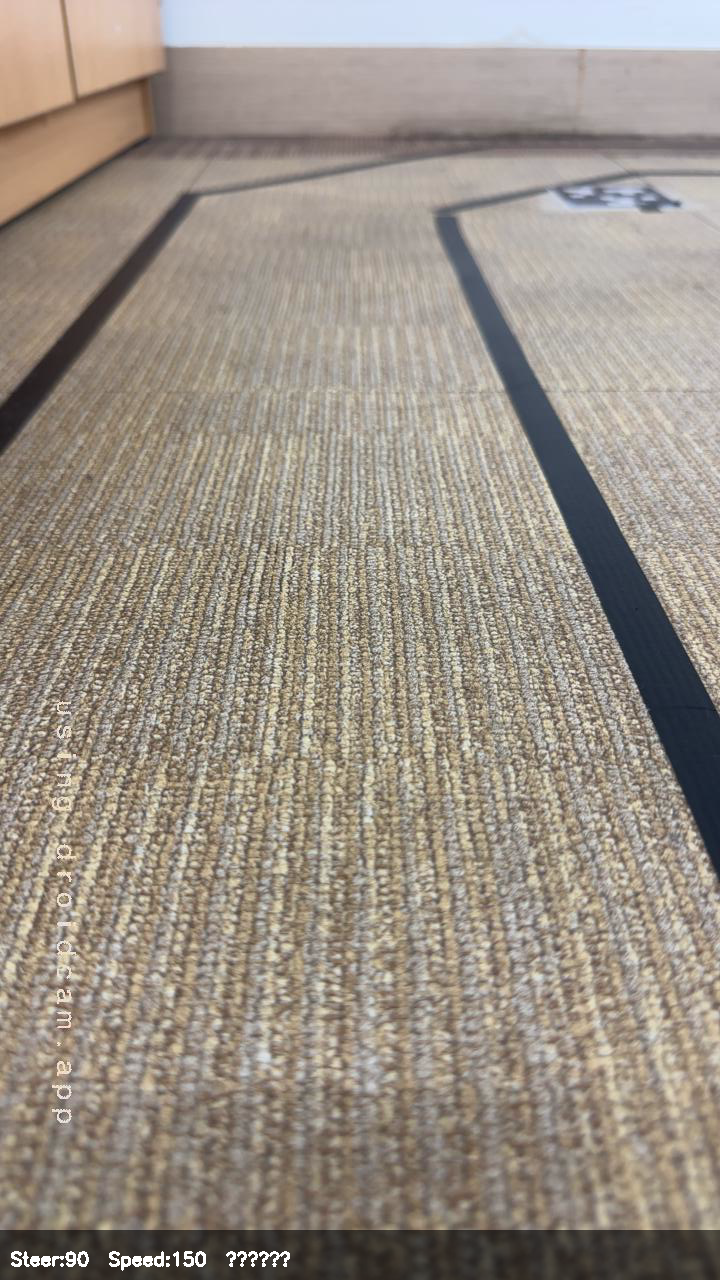
#> input picture Chapter/Chapter07/7-3/recordings/video/train_000037_090.png, 720 x 1280 px, found by its file name; its folder holds only this picture in this run
$ python debug_lane_v2.py
#> lines starting #> are read from the running program, lines starting #| are printed output that depends on the picture; after the words box and inside, x2 and y2 are one past the last pixel; in counts of white or black regions, pixels touching at a corner belong together
import cv2
import numpy as np
import os
import random
import json
import matplotlib

VIDEO_DIR = r"video"
ANNOT_FILE = r"annotations.json"

if os.path.exists(ANNOT_FILE):
    with open(ANNOT_FILE, "r") as f:
#> (reads Chapter/Chapter07/7-3/self-driving/self-driving3/annotations.json from the repository)
#> in main, frame is the input picture: shape (1280, 720, 3); mean B, G, R 133.7, 144.4, 153.5
        ANNOTATIONS = json.load(f)
else:
    ANNOTATIONS = {}


def preprocess(frame):
    cropped = frame.copy()
    gray = cv2.cvtColor(cropped, cv2.COLOR_BGR2GRAY)
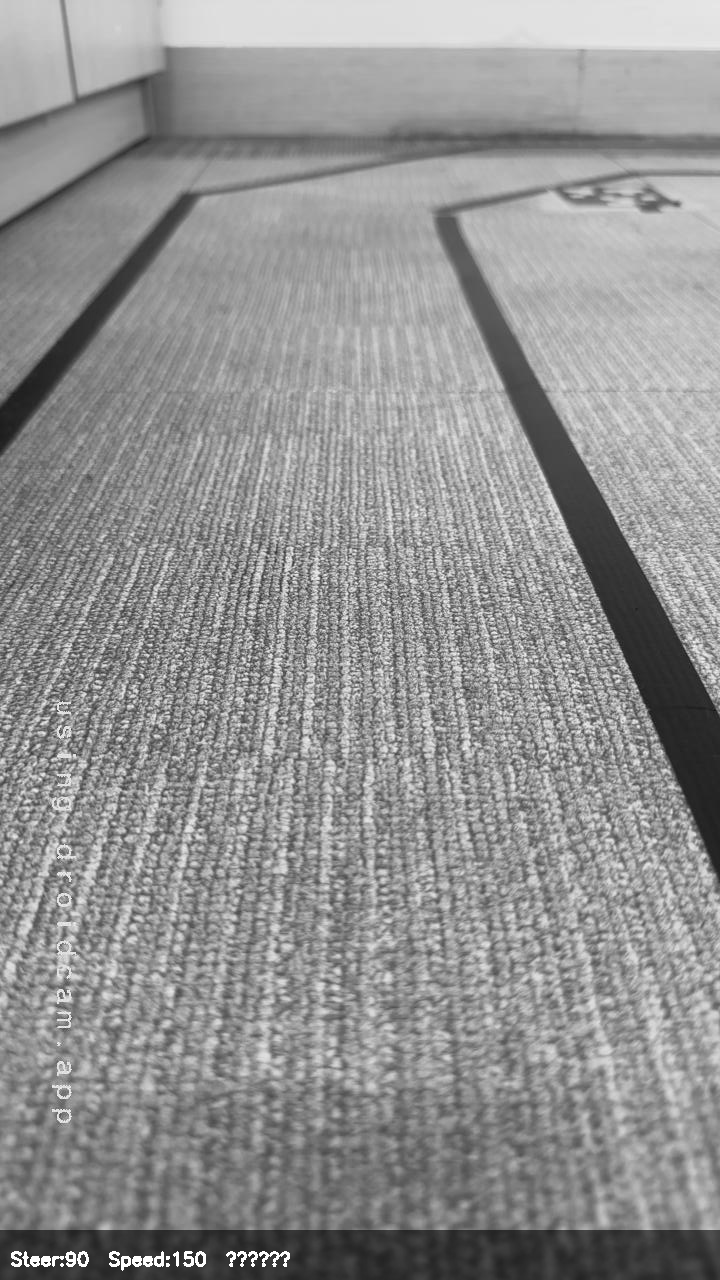
#> gray: shape (1280, 720); min 16, max 255, mean 145.8
    blur = cv2.GaussianBlur(gray, (3, 3), 0)
    clahe = cv2.createCLAHE(clipLimit=3.0, tileGridSize=(8, 8))
    enhanced = clahe.apply(blur)
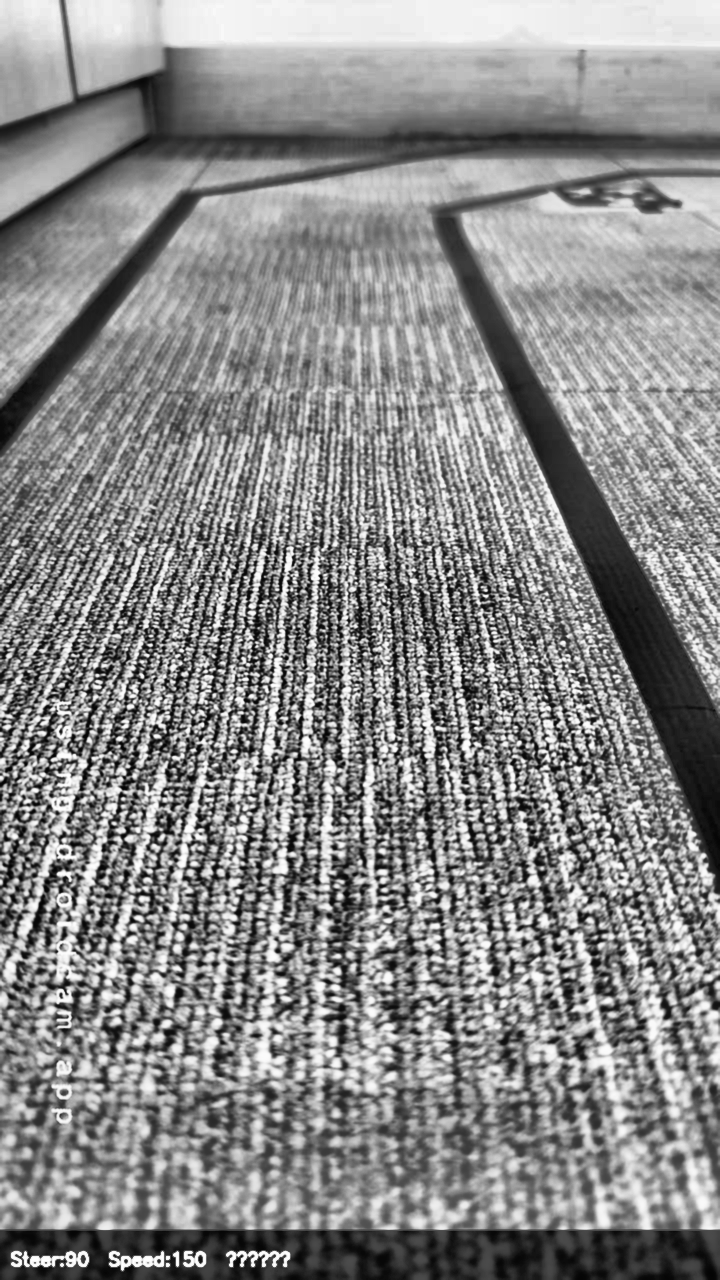
#> enhanced: shape (1280, 720); min 2, max 255, mean 136.4
    dark_thresh = int(np.percentile(enhanced, 15))
#> dark_thresh = 60
    _, thresh = cv2.threshold(enhanced, dark_thresh, 255, cv2.THRESH_BINARY_INV)
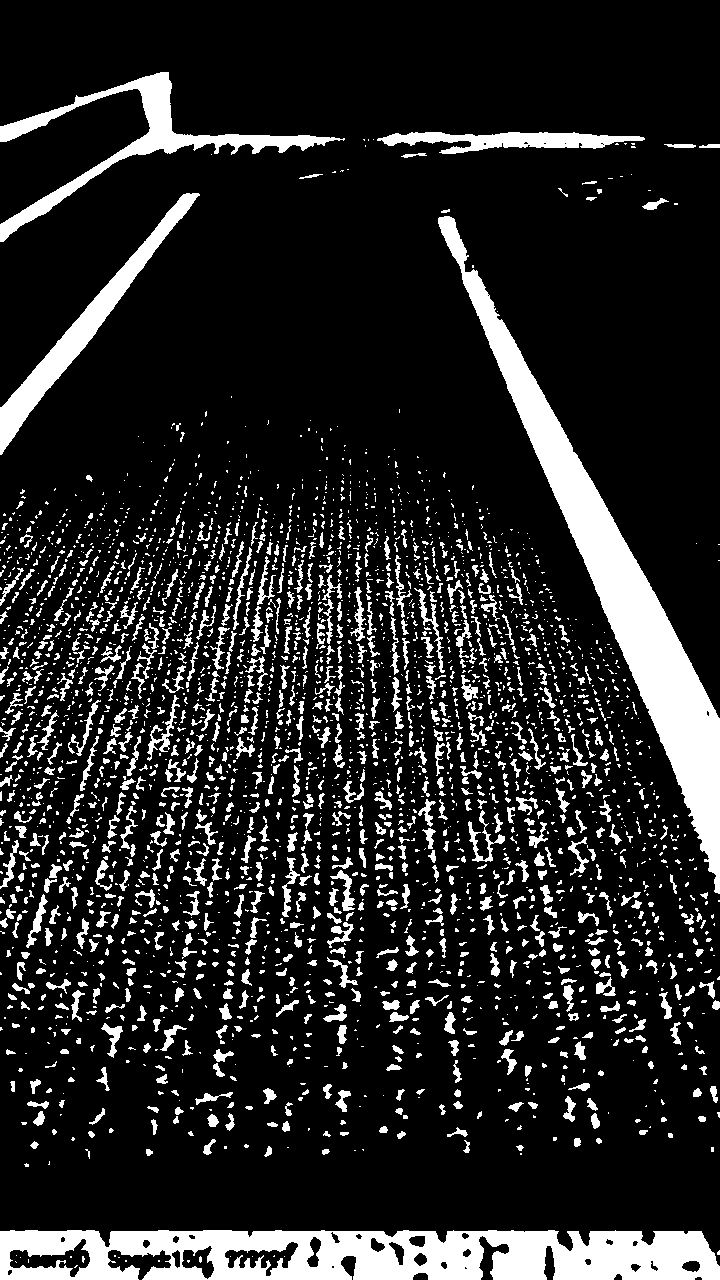
#> thresh: shape (1280, 720); 15.3% white; 3006 white regions (2024 under 20 px), largest, box (x1, y1, x2, y2) and area: (0, 1230, 720, 1280) 27952, (438, 216, 720, 894) 26621, (0, 72, 345, 242) 7450
    return cropped, gray, blur, enhanced, thresh, dark_thresh


# [22 lines left out: function draw_annotations, not called in this run]


def detect_and_draw(frame):
    cropped, gray, blur, enhanced, thresh, dark_thresh = preprocess(frame)
#> dark_thresh = 60
    crop_h, crop_w = cropped.shape[:2]
#> crop_h = 1280; crop_w = 720
    mid_x = crop_w // 2
#> mid_x = 360
    min_tape_width = 50
    scan_ys = np.linspace(20, crop_h - 20, 16).astype(int)

    left_inner = []
    right_inner = []
    debug_img = cv2.cvtColor(thresh, cv2.COLOR_GRAY2BGR)
    cv2.line(debug_img, (mid_x, 0), (mid_x, crop_h), (128, 128, 128), 1)
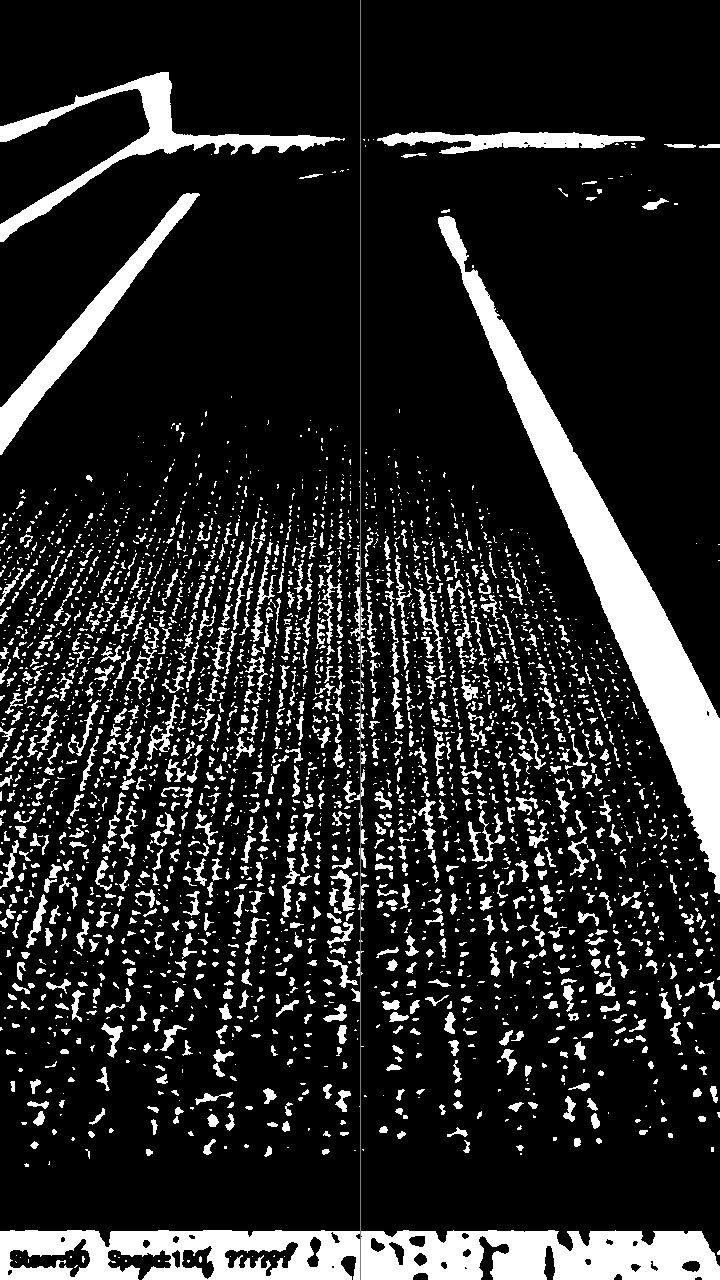
#> debug_img: shape (1280, 720, 3); min 0, max 255, mean 39

    print(f"  crop: {crop_w}x{crop_h}, mid_x={mid_x}, dark_thresh={dark_thresh}, min_tape={min_tape_width}")
#|   crop: 720x1280, mid_x=360, dark_thresh=60, min_tape=50

    for sy in scan_ys:
        row = thresh[sy, :]
        white_count = int(np.sum(row > 0))

        white_runs = []
        x = 0
        while x < crop_w:
            if row[x] > 0:
                start = x
                while x < crop_w and row[x] > 0:
                    x += 1
                white_runs.append((start, x - 1, x - start))
            else:
                x += 1

        lx = None
        x = mid_x
        while x >= 0:
            if row[x] > 0:
                run_end = x
                while x >= 0 and row[x] > 0:
                    x -= 1
                run_start = x + 1
                run_len = run_end - run_start + 1
                if run_len >= min_tape_width:
                    lx = run_end
                    break
            x -= 1

        rx = None
        x = mid_x
        while x < crop_w:
            if row[x] > 0:
                run_start = x
                while x < crop_w and row[x] > 0:
                    x += 1
                run_end = x - 1
                run_len = run_end - run_start + 1
                if run_len >= min_tape_width:
                    rx = run_start
                    break
            x += 1

        runs_str = " ".join([f"[{s}-{e}:w{w}]" for s, e, w in white_runs])
        lx_str = f"x={lx}" if lx is not None else "FAIL"
        rx_str = f"x={rx}" if rx is not None else "FAIL"
        print(f"  y={sy:3d} white={white_count:3d} runs={len(white_runs)} {runs_str}")
        print(f"         L: {lx_str}  R: {rx_str}")

        if lx is not None:
            left_inner.append((lx, sy))
            cv2.circle(debug_img, (lx, sy), 6, (0, 255, 255), -1)
        if rx is not None:
            right_inner.append((rx, sy))
            cv2.circle(debug_img, (rx, sy), 6, (255, 0, 255), -1)
#> this loop made 16 passes
#> white_count on passes 1 to 12: 0, 44, 19, 27, 60, 58, 81, 173, 197, 170, 139, 109
#> (printed output is left out)
#> debug_img: shape (1280, 720, 3); 0.04% of pixels changed, all inside (x1, y1, x2, y2) = (421, 592, 642, 1267)
#> after the loop, left_inner = []; right_inner = [(600, 598), (635, 681), (427, 1260)]

    print(f"  Result: L={len(left_inner)} R={len(right_inner)}")
#|   Result: L=0 R=3

    def filter_outliers(points, max_dev=15):
        if len(points) < 4:
            return points, []
        pts = np.array(points)
        xs, ys = pts[:, 0].astype(float), pts[:, 1].astype(float)
        coeffs = np.polyfit(ys, xs, 1)
        predicted = np.polyval(coeffs, ys)
        deviations = np.abs(xs - predicted)
        median_dev = np.median(deviations)
        if median_dev < 1:
            median_dev = 1
        mask = deviations < max(max_dev, median_dev * 3)
        filtered = [points[i] for i in range(len(points)) if mask[i]]
        outliers = [points[i] for i in range(len(points)) if not mask[i]]
        return filtered, outliers

    left_inner, left_outliers = filter_outliers(left_inner)
#> left_outliers = []
    right_inner, right_outliers = filter_outliers(right_inner)
#> right_outliers = []

    for px, py in left_outliers + right_outliers:
        cv2.drawMarker(debug_img, (int(px), int(py)), (0, 0, 255),
                       cv2.MARKER_TILTED_CROSS, 12, 2)
#> this loop made 0 passes
    for lx, ly in left_inner:
        cv2.circle(debug_img, (int(lx), int(ly)), 6, (0, 255, 255), -1)
    for rx, ry in right_inner:
        cv2.circle(debug_img, (int(rx), int(ry)), 6, (255, 0, 255), -1)
#> this loop made 3 passes

    if left_outliers or right_outliers:
        print(f"    Outliers removed: L={len(left_outliers)} R={len(right_outliers)}")
    print(f"  After filter: L={len(left_inner)} R={len(right_inner)}")
#|   After filter: L=0 R=3

    steer = 90
    if len(left_inner) >= 3 and len(right_inner) >= 3:
        n = min(len(left_inner), len(right_inner))
        lx_arr = np.array([p[0] for p in left_inner[:n]])
        rx_arr = np.array([p[0] for p in right_inner[:n]])
        ys_arr = np.array([p[1] for p in left_inner[:n]])
        center_xs = (lx_arr + rx_arr) / 2.0

        top_cx, bot_cx = center_xs[0], center_xs[-1]
        top_y, bot_y = ys_arr[0], ys_arr[-1]
        cv2.line(debug_img, (int(top_cx), int(top_y)), (int(bot_cx), int(bot_y)), (0, 165, 255), 3)
        cv2.line(debug_img, (mid_x, 0), (mid_x, crop_h), (128, 128, 128), 2)

        dx = bot_cx - top_cx
        dy = bot_y - top_y
        if dy > 0:
            steer = 90 - np.degrees(np.arctan2(dx, dy))
            steer = float(np.clip(steer, 0, 180))
            cv2.putText(debug_img, f"Angle: {steer:.1f}", (10, 30),
                        cv2.FONT_HERSHEY_SIMPLEX, 0.8, (0, 165, 255), 2)

    return debug_img, gray, blur, enhanced, thresh, steer, dark_thresh


# [21 lines left out: function make_panel, not called in this run]


def main():
    files = sorted([f for f in os.listdir(VIDEO_DIR) if f.startswith("train_") and f.endswith(".png")])
    samples = files
    print(f"Processing {len(samples)} samples\n")

    out_dir = os.path.join(VIDEO_DIR, "_debug_output")
    os.makedirs(out_dir, exist_ok=True)

    results = []
    for i, fname in enumerate(samples):
        frame = cv2.imread(os.path.join(VIDEO_DIR, fname))
        if frame is None:
            continue

        debug_img, gray, blur, enhanced, thresh, steer, dark_thresh = detect_and_draw(frame)
#> steer = 90; dark_thresh = 60

        if fname in ANNOTATIONS:
            ann = ANNOTATIONS[fname]
            crop_y = frame.shape[0] // 2
            colors = {
                "left_inner": (0, 255, 255),
                "left_outer": (0, 200, 200),
                "right_inner": (255, 0, 255),
                "right_outer": (200, 0, 200),
            }
            labels_dict = {"left_inner": "L1", "left_outer": "L2", "right_inner": "R1", "right_outer": "R2"}
            for side, pts in ann.items():
                if not pts or len(pts) < 2:
                    continue
                color = colors.get(side, (255, 255, 255))
                p1 = (int(pts[0][0]), int(pts[0][1] - crop_y))
                p2 = (int(pts[1][0]), int(pts[1][1] - crop_y))
                h_orig = debug_img.shape[0]
                if 0 <= p1[1] < h_orig and 0 <= p2[1] < h_orig:
                    cv2.line(debug_img, p1, p2, color, 3)
                    mx = (p1[0] + p2[0]) // 2
                    my = (p1[1] + p2[1]) // 2
                    cv2.putText(debug_img, labels_dict.get(side, side), (mx - 15, my - 10),
                                cv2.FONT_HERSHEY_SIMPLEX, 0.8, color, 2)

        orig_num = fname.split('_')[1]
        out_name = f"train_{orig_num}_{int(steer):03d}.png"
#> out_name = 'train_000037_090.png'
        out_path = os.path.join(out_dir, out_name)
        cv2.imwrite(out_path, debug_img)
        results.append((out_name, steer))
        print(f"  [{i+1}/{len(samples)}] {fname} -> {out_name} (angle={steer:.1f})")
#|   [1/1] train_000037_090.png -> train_000037_090.png (angle=90.0)

    print(f"\nDone. {len(results)} images saved to {out_dir}")
#| Done. 1 images saved to video/_debug_output

    good = [r for r in results if 45 <= r[1] <= 135]
#> good = [('train_000037_090.png', 90)]
    bad = [r for r in results if r[1] < 45 or r[1] > 135]
#> bad = []
    print(f"  Good (45-135): {len(good)}")
#|   Good (45-135): 1
    print(f"  Edge (<45 or >135): {len(bad)}")
#|   Edge (<45 or >135): 0
    if bad:
        print("  Edge cases:")
        for fname, angle in sorted(bad, key=lambda x: x[1]):
            print(f"    {fname} -> {angle:.1f}")

    if results:
        angles = [r[1] for r in results]
#> angles = [90]

        matplotlib.use("Agg")
        import matplotlib.pyplot as plt

        fig, (ax1, ax2) = plt.subplots(2, 1, figsize=(12, 8))
        fig.suptitle(f"Steering Angles Debug ({len(results)} frames)", fontsize=14)

        ax1.hist(angles, bins=50, color="steelblue", edgecolor="black", alpha=0.8)
        ax1.axvline(x=90, color="red", linestyle="--", label="Center (90)")
        ax1.set_xlabel("Angle (0=Left, 180=Right)")
        ax1.set_ylabel("Count")
        ax1.set_title("Angle Distribution")
        ax1.legend()
        ax1.grid(True, alpha=0.3)

        ax2.plot(range(len(angles)), angles, color="steelblue", linewidth=0.8, alpha=0.8)
        ax2.axhline(y=90, color="red", linestyle="--", label="Center (90)")
        ax2.set_xlabel("Frame")
        ax2.set_ylabel("Angle")
        ax2.set_title("Angle over Time")
        ax2.legend()
        ax2.grid(True, alpha=0.3)

        plt.tight_layout()
        chart_path = os.path.join(out_dir, "steering_angles_debug.png")
        fig.savefig(chart_path, dpi=150, bbox_inches="tight")
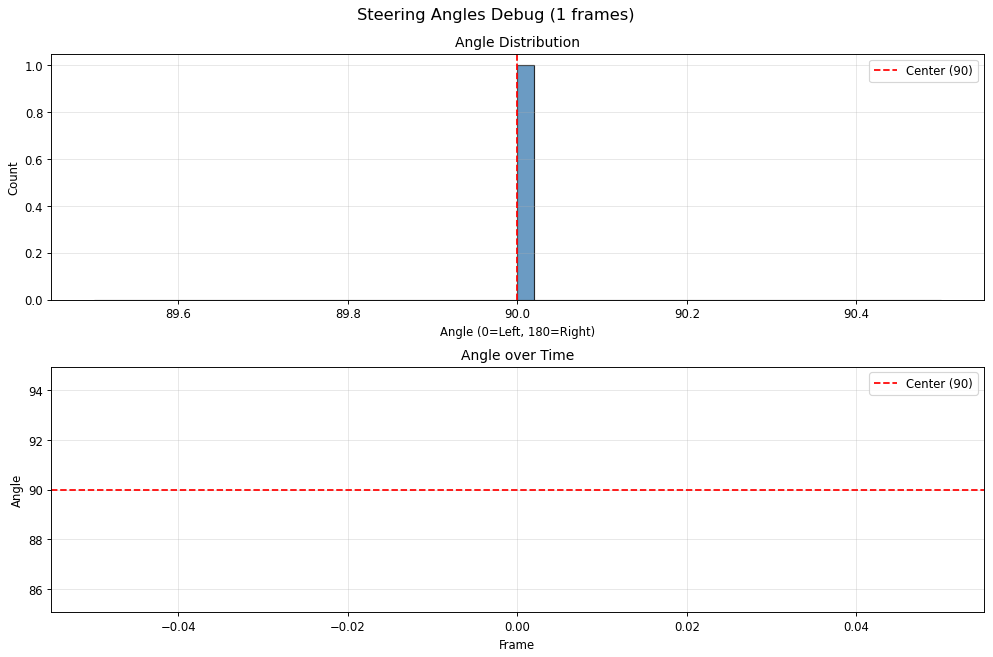
#> figure drawn by matplotlib, 2 panels; panel 1: tallest bar 1 high, from x = 90 to 90.02
        plt.close(fig)
        print(f"\nChart saved: {chart_path}")


if __name__ == "__main__":
    main()
